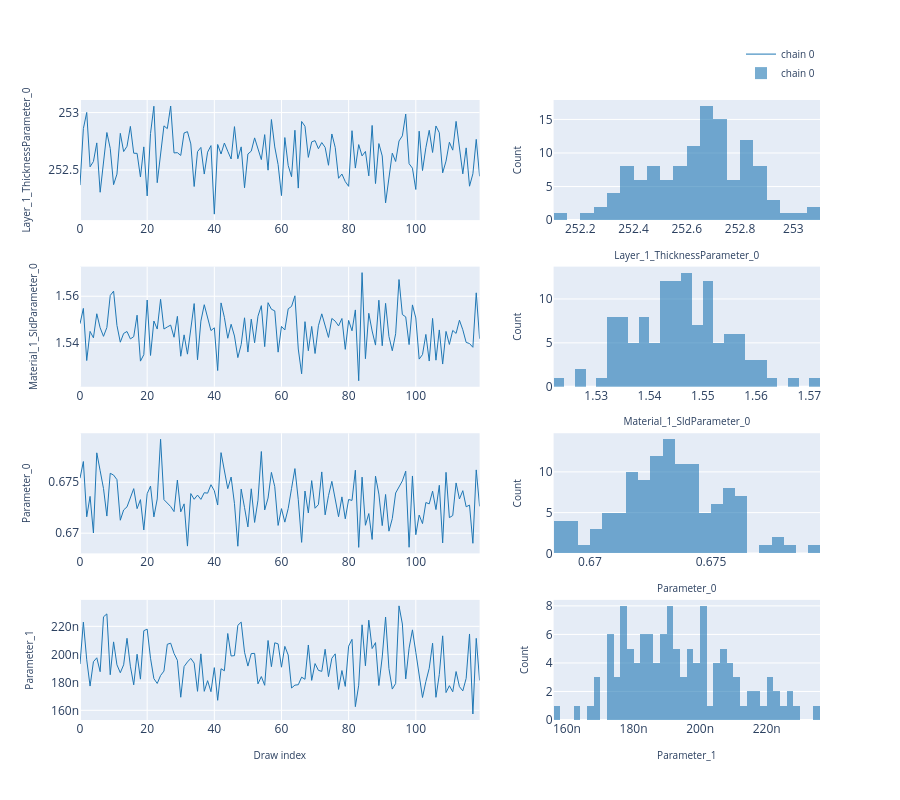

Source (notebook cell):
### Code cell
# ---- Trace plot -------------------------------------------------------------
# Per-chain trace (left column) and marginal histogram (right column).
# Mirrors the "Traces" sub-tab in the EasyReflectometryApp.

fig = plot_trace(posterior.draws, posterior.param_names, return_figure=True)
fig.show()
